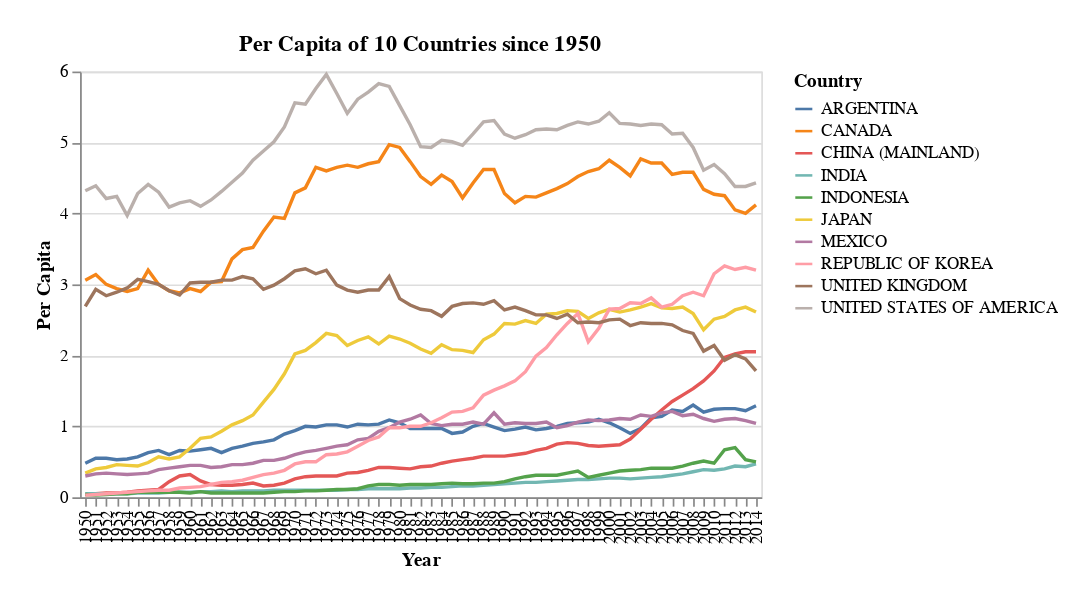

Notebook code cell kept with this figure:
### Code cell
getMultiSeriesGraph(df_2c_transformed, 
                    'Year:O',
                    'Year',
                    'Per Capita:Q', 
                    'Per Capita', 
                    'Per Capita of 10 Countries since 1950',
                    'Country')

### Figure 1 — Vega-Lite specification as saved in the notebook (floating-point values rounded to 4 significant figures; data arrays with more than 128 entries replaced by an {"elided": "..."} marker saying what was removed)
{"config": {"view": {"continuousWidth": 400, "continuousHeight": 300}, "padding": {"left": 20, "top": 20, "right": 20, "bottom": 20}}, "data": {"name": "data-b1f76dd9e283d13ce2b4271286f88908"}, "mark": "line", "encoding": {"color": {"type": "nominal", "field": "Country"}, "x": {"type": "ordinal", "axis": {"title": "Year"}, "field": "Year"}, "y": {"type": "quantitative", "axis": {"title": "Per Capita"}, "field": "Per Capita"}}, "height": 250, "title": "Per Capita of 10 Countries since 1950", "width": 400, "$schema": "https://vega.github.io/schema/vega-lite/v4.8.1.json", "datasets": {"data-b1f76dd9e283d13ce2b4271286f88908": {"elided": "650 records"}}}
